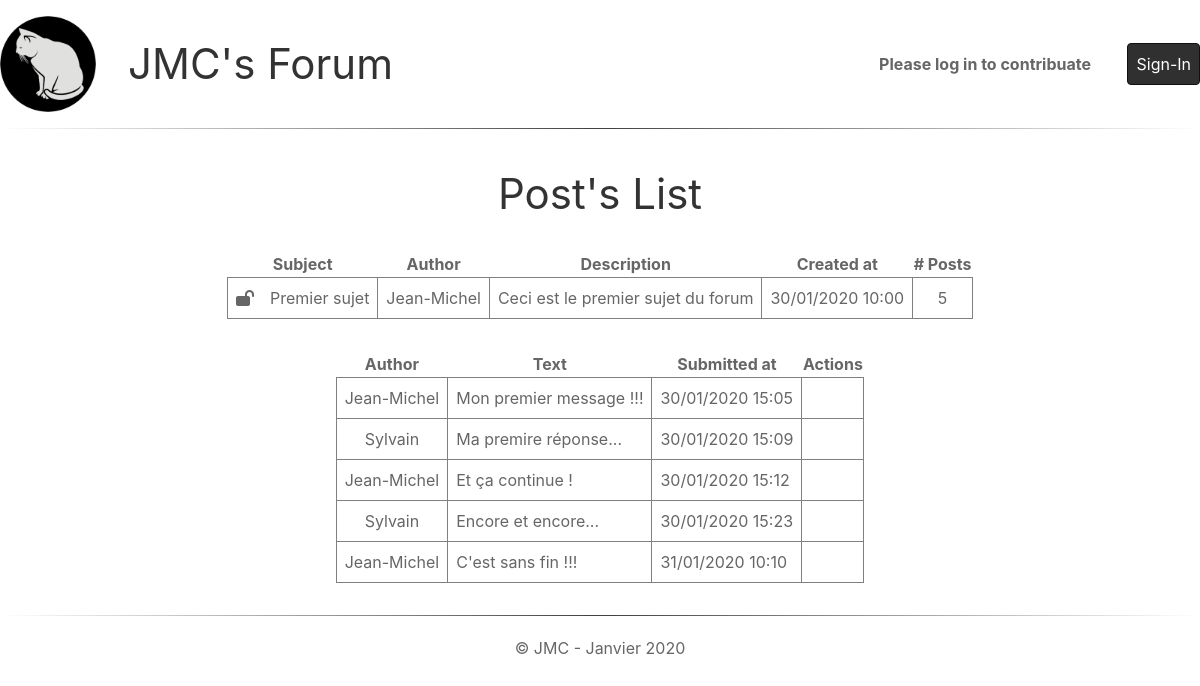
Screenshot of /index.php?ctrl=Post&action=list&id=1 with the database file from the repository.
### tables this page shows
CREATE TABLE IF NOT EXISTS `topic` (
  `id_topic` int(11) NOT NULL AUTO_INCREMENT,
  `title` varchar(255) NOT NULL,
  `description` text NOT NULL,
  `created_at` datetime NOT NULL DEFAULT CURRENT_TIMESTAMP,
  `id_user` int(11) NOT NULL,
  `is_closed` int(1) NOT NULL DEFAULT '0',
  PRIMARY KEY (`id_topic`),
  KEY `topic_user_FK` (`id_user`),
  CONSTRAINT `topic_user_FK` FOREIGN KEY (`id_user`) REFERENCES `user` (`id_user`)
);

CREATE TABLE IF NOT EXISTS `user` (
  `id_user` int(11) NOT NULL AUTO_INCREMENT,
  `passwd` varchar(255) NOT NULL DEFAULT '0',
  `registered_at` datetime NOT NULL DEFAULT CURRENT_TIMESTAMP,
  `last_visit` datetime NOT NULL DEFAULT CURRENT_TIMESTAMP,
  `firstname` varchar(32) DEFAULT NULL,
  `lastname` varchar(32) DEFAULT NULL,
  `mail` varchar(255) NOT NULL,
  `pseudo` varchar(32) NOT NULL,
  PRIMARY KEY (`id_user`),
  UNIQUE KEY `user_AK` (`pseudo`)
);

CREATE TABLE IF NOT EXISTS `post` (
  `id_post` int(11) NOT NULL AUTO_INCREMENT,
  `text` text NOT NULL,
  `submitted_at` datetime NOT NULL DEFAULT CURRENT_TIMESTAMP,
  `id_topic` int(11) NOT NULL,
  `id_user` int(11) NOT NULL,
  PRIMARY KEY (`id_post`),
  KEY `post_topic_FK` (`id_topic`),
  KEY `post_user_FK` (`id_user`),
  CONSTRAINT `post_topic_FK` FOREIGN KEY (`id_topic`) REFERENCES `topic` (`id_topic`),
  CONSTRAINT `post_user_FK` FOREIGN KEY (`id_user`) REFERENCES `user` (`id_user`)
);

### src/models/PostModel.class.php (called while the page is built, shortened)
<?php
    final class PostModel extends DBC {
        public function getTopic($tid) {
            $sql = "SELECT t.id_topic, t.title, t.description, t.created_at, t.is_closed, u.pseudo, COUNT(p.id_post) AS nb_posts FROM topic t
                    JOIN user u
                    ON t.id_user = u.id_user
                    AND t.id_topic = :tid
                    LEFT JOIN post p
                    ON t.id_topic = p.id_topic" ;
            $stmt = self::$_connexion->prepare($sql) ;
            $args = array("tid" => $tid);
            $stmt->execute($args) ;
            return ($stmt->fetch()) ;
        }
        public function getPostsList($tid) {
            $sql = "SELECT p.id_post, u.pseudo, p.text, p.submitted_at FROM post p, user u
                    WHERE p.id_user = u.id_user
                    AND p.id_topic = :tid
                    ORDER BY p.submitted_at ASC" ;
            $stmt = self::$_connexion->prepare($sql) ;
            $args = array("tid" => $tid);
            $stmt->execute($args) ;
            return ($stmt->fetchAll()) ;
        }
   }
?>

### src/controllers/PostController.class.php (called while the page is built, shortened)
<?php
    require_once MODEL_PATH."PostModel.class.php";
    final class PostController implements ControllerInterface {
        private $_post ;
        public function __construct(){
            $this->_post = new PostModel();
        }
        public function listAction($tid) {
            $_SESSION['topic'] = $this->_post->getTopic($tid) ;
            return array(
                "view" => 'viewPosts.php',
                "data" => $this->_post->getPostsList($tid)
            );
        }
    }
?>

### views/viewPosts.php (the view, shortened to what this page needs)
<?php
    if (isset($_SESSION['user']))
        $pseudo = $_SESSION['user']['pseudo'] ;
    else
        $pseudo = null ;
    if (isset($_SESSION['topic']))
        $topic = $_SESSION['topic'] ;
    else
        $topic = null ;
?>
<h1>Post's List</h1>
<div>
    <table>
        <thead>
            <tr>
                <th class="center" colspan="2">Subject</th>
                <th class="center">Author</th>
                <th class="center">Description</th>
                <th class="center">Created at</th>
                <th class="center"># Posts</th>
            </tr>
        </thead>
        <tbody>
            <tr>
                <td class="center nb-right"><i class="fas fa-<?=($topic['is_closed'] != '0') ? 'lock' : 'lock-open'?>"></i></td>
                <td class="center nb-left"><?=$topic['title']?></td>
                <td class="center"><?=ucwords($topic['pseudo'], "-_\t\r\n\f\v")?></td>
                <td class="left"><?=$topic['description']?></td>
                <td class="center"><?=date_format(new DateTime($topic['created_at']), "d/m/Y H:i")?></td>
                <td class="center"><?=$topic['nb_posts']?></td>
            </tr>
        </tbody>
    </table>
</div>
<?php
    $posts=$result['data'] ;
    if (is_array($posts) && (count($posts) > 0)) {
?>
    <div>
        <table>
            <thead>
                <tr>
                    <th class="center">Author</th>
                    <th class="center">Text</th>
                    <th class="center">Submitted at</th>
                    <th class="center">Actions</th>
                </tr>
            </thead>
            <tbody>
<?php
            foreach($posts as $post) {
?>
                <tr>
                    <td class="center"><?=ucwords($post['pseudo'], "-_\t\r\n\f\v")?></td>
                    <td class="left"><?=$post['text']?></td>
                    <td class="left"><?=date_format(new DateTime($post['submitted_at']), "d/m/Y H:i")?></td>
<?php
                if (($topic['is_closed'] == '0') && ($post['pseudo'] == $pseudo)) {
?>
                    <td class="center">
                        <a href="index.php?ctrl=Post&action=update&id=<?=$post['id_post']?>"><i class="fas fa-pen-square"></i></a>
                        &nbsp;
                        <a href="index.php?ctrl=Post&action=delete&id=<?=$post['id_post']?>" class="del-post"><i class="fas fa-trash-alt"></i></a>
                    </td>
<?php
                } else {
?>
                    <td class="center">&nbsp;</td>
<?php
                }
?>
                </tr>
<?php
            }
?>
            </tbody>
        </table>
    </div>
<?php
    } else {
?>
        <p><strong>No posts yet !</strong></p>
<?php
    }
?>

### public/css/style.css (style rules this page uses)
* { box-sizing: border-box; }
.left { text-align: left; }
.center { text-align: center; }
body { max-width: 1200px; margin: auto; }
table { margin: 2em auto; border-collapse: collapse; }
table tr td { border: 1px solid #808080; padding: .5em; }
table td.nb-left { border-left: 0; }
table td.nb-right { border-right: 0; }

### rows the page displays
topic: title "Premier sujet", id_user.pseudo "Jean-Michel", description "Ceci est le premier sujet du forum", created_at "30/01/2020 10:00"
post: id_user.pseudo "Jean-Michel", text "Mon premier message !!!", submitted_at "30/01/2020 15:05"
post: id_user.pseudo "Sylvain", text "Ma premire réponse...", submitted_at "30/01/2020 15:09"
post: id_user.pseudo "Jean-Michel", text "Et ça continue !", submitted_at "30/01/2020 15:12"
post: id_user.pseudo "Sylvain", text "Encore et encore...", submitted_at "30/01/2020 15:23"
post: id_user.pseudo "Jean-Michel", text "C'est sans fin !!!", submitted_at "31/01/2020 10:10"

### other values shown
$topic['nb_posts'] "5"
